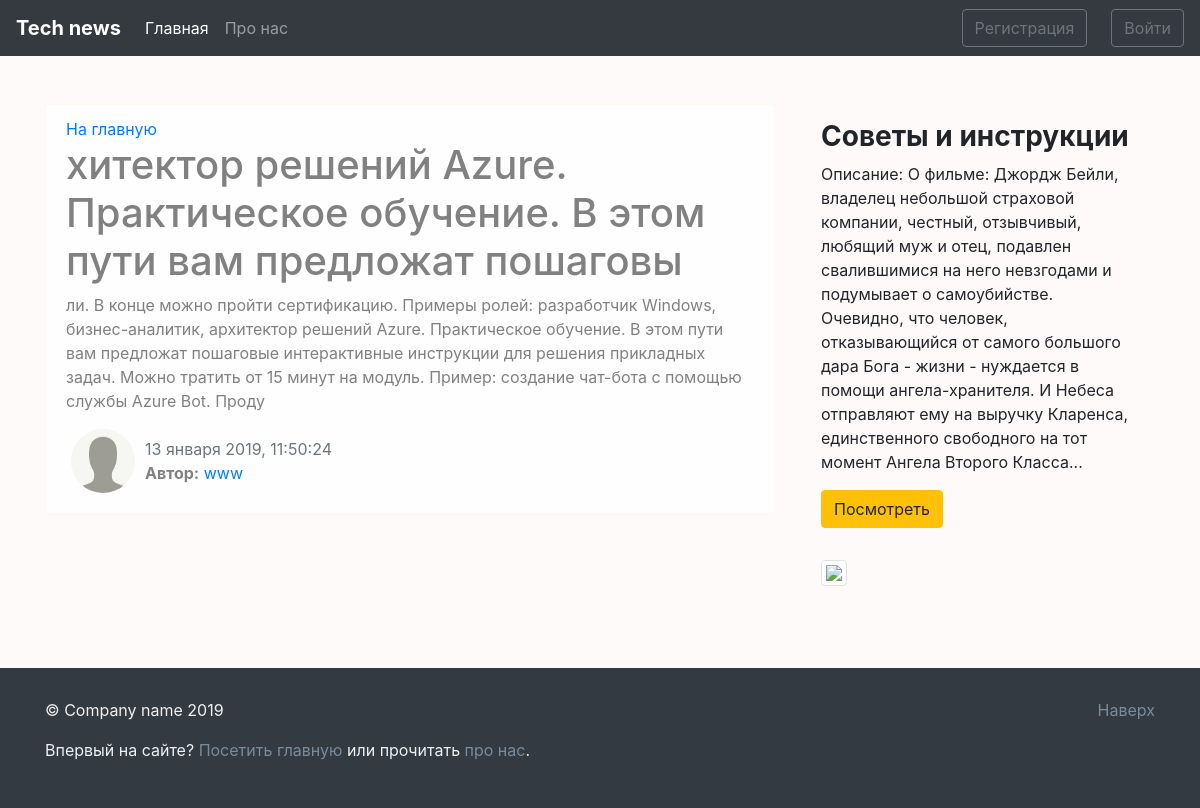
The page /news/45 on the database its author committed.
### blog/models.py (models this page shows, shortened)
class News(models.Model):
    title = models.CharField(max_length=100) # не больше 250 можно
    text = models.TextField()
    date = models.DateTimeField(default=timezone.now)
    author = models.ForeignKey(User, on_delete=models.CASCADE)
    def __str__(self):
        return self.title

### users/models.py (models this page shows, shortened)
class Profile(models.Model):
    user = models.OneToOneField(User, on_delete=models.CASCADE)
    img = models.ImageField(default='default.jpg', upload_to='user_images')

### blog/views.py (the view)
# urls.py: path('news/<int:pk>', views.NewsDetailView.as_view(), name='news-detail'),
class NewsDetailView(DetailView):
    model = News
    def get_context_data(self, **kwards):
        ctx = super(NewsDetailView, self).get_context_data(**kwards)
        ctx['title'] = News.objects.filter(pk=self.kwargs['pk']).first()
        return ctx

### blog/templates/blog/news_detail.html (shortened to what this page needs)
{% extends 'blog/main.html' %}
{% block main_section %}
  <div class="alert alert-light">
    <a href="{% url 'blog-home' %}">На главную</a>
    <h1>{{ object.title }}</h1>
    <p>{{ object.text|safe }}</p>
    <div class="row">
      <div>
        {% if object.author.profile.img %}
          <img src="{{ object.author.profile.img.url }}" alt="{{ object.author }}" class="user_image">
        {% else %}
          <img src="/images/default.jpg" alt="{{ object.author }}" class="user_image">
        {% endif %}
      </div>
      <div class="mt-2">
        <span class="text-muted">{{ object.date|date:"d E Y, H:i:s" }}</span>
        <p><b>Автор:</b> <a href="{% url 'user-news' object.author %}">{{object.author}}</a></p>
      </div>
    </div>
  </div>
{% endblock main_section %}
{% block aside_news_section %}
  <h3><b>Советы и инструкции</b></h3>
  <p>Описание: О фильме: Джордж Бейли, владелец небольшой страховой компании, честный, отзывчивый, любящий муж и отец, подавлен свалившимися на него невзгодами и подумывает о самоубийстве. Очевидно, что человек, отказывающийся от самого большого дара Бога - жизни - нуждается в помощи ангела-хранителя. И Небеса отправляют ему на выручку Кларенса, единственного свободного на тот момент Ангела Второго Класса...</p>
  <a href="" target="_blank">
    <button class="btn btn-warning">Посмотреть</button>
  </a>
{% endblock aside_news_section %}

### blog/static/blog/main.css (style rules this page uses)
body { background: #fffafa }
img { max-width: 100%!important; }
.alert-light { border-color: #fffaf0 }
.user_image { width: 64px; height: 64px; border-radius: 50%; margin-right: 10px; margin-left: 20px; }

### rows shown on the page
News: title "хитектор решений Azure. Практическое обучение. В этом пути вам предложат пошаговы", text "ли. В конце можно пройти сертификацию. Примеры ролей: разработчик Windows, бизнес-аналитик, архитектор решений Azure. Практическое обучение. В этом пути вам предложат пошаговые интерактивные инструкции для решения прикладных задач. Можно тратить от 15 минут на модуль. Пример: создание чат-бота с помощью службы Azure Bot. Проду", author.profile.img (placeholder picture), date "13 января 2019, 11:50:24", author "www"
